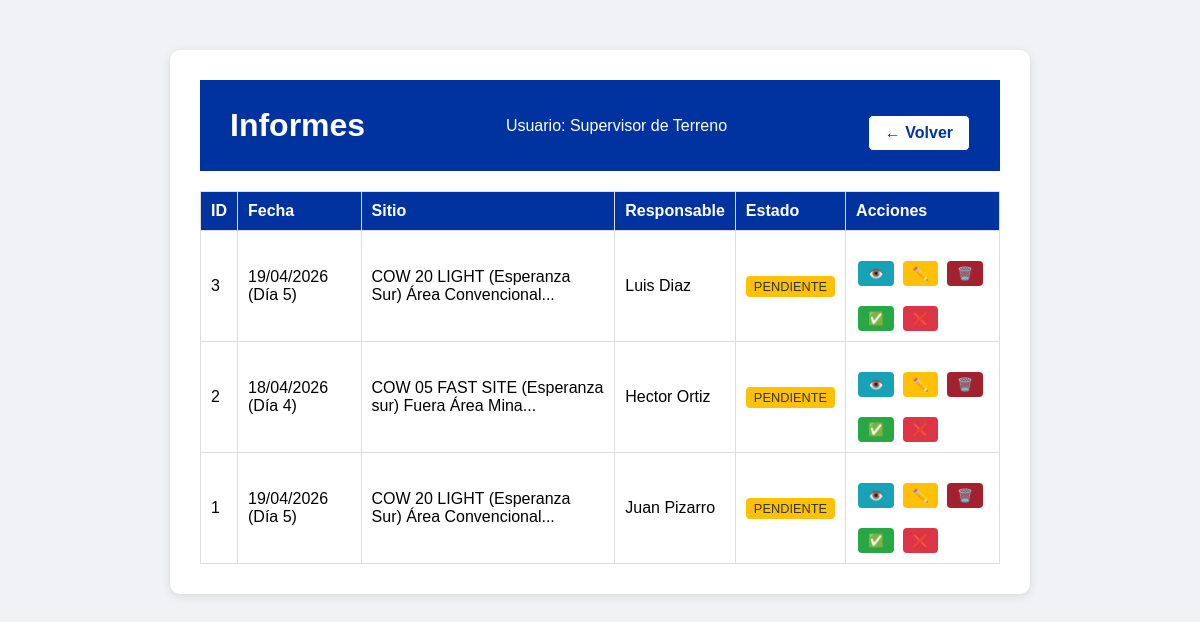
Before: /ver_informes (signed in) with the older database file.
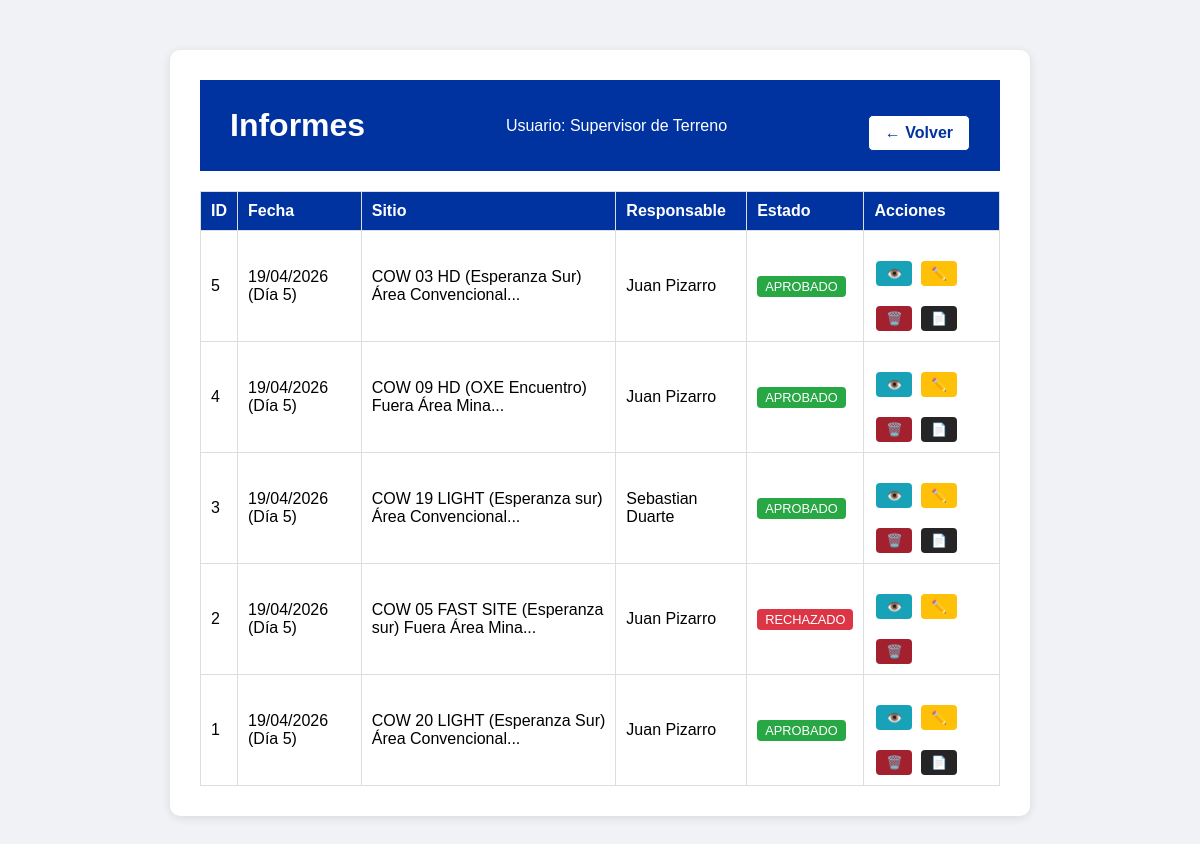
After: the same page with the newer database file.
### app.py (models this page shows, shortened)
class InspeccionCOW(db.Model):
    id = db.Column(db.Integer, primary_key=True)
    usuario_id = db.Column(db.Integer, db.ForeignKey('usuario.id'), nullable=False)
    fecha = db.Column(db.String(20), nullable=False)
    dia_turno = db.Column(db.Integer, nullable=False)
    responsable = db.Column(db.String(50), nullable=False)
    nombre_sitio = db.Column(db.String(150), nullable=False)
    horometro = db.Column(db.Integer, nullable=False)
    hora_inicio = db.Column(db.String(10), nullable=False)
    hora_termino = db.Column(db.String(10), nullable=False)
    horas_funcionamiento = db.Column(db.Integer, nullable=True)
    cantidad_arranques = db.Column(db.Integer, nullable=True)
    nivel_aceite = db.Column(db.String(10), nullable=True)
    nivel_combustible = db.Column(db.String(10), nullable=True)
    nivel_refrigerante = db.Column(db.String(10), nullable=True)
    proxima_mantencion = db.Column(db.Integer, nullable=True)
    estado_ge_principal = db.Column(db.String(10), nullable=True)
    uso_ge_auxiliar = db.Column(db.String(5), nullable=True)
    limpieza_ge_interior = db.Column(db.String(5), nullable=True)
    limpieza_radiador = db.Column(db.String(5), nullable=True)
    sistema_combustible = db.Column(db.String(5), nullable=True)
    arranque_automatico = db.Column(db.String(5), nullable=True)
    limpieza_interior = db.Column(db.String(5), nullable=True)
    limpieza_exterior = db.Column(db.String(5), nullable=True)
    cable_5p_4p = db.Column(db.String(5), nullable=True)
    adaptador_ge_aux = db.Column(db.String(5), nullable=True)
    limpieza_rack_energia = db.Column(db.String(5), nullable=True)
    estado_planta_vertiv = db.Column(db.String(5), nullable=True)
    rectificador_n1 = db.Column(db.String(5), nullable=True)
    rectificador_n2 = db.Column(db.String(5), nullable=True)
    rectificador_n3 = db.Column(db.String(5), nullable=True)
    estado_air_scale = db.Column(db.String(5), nullable=True)
    estado_alarmas = db.Column(db.String(5), nullable=True)
    estado_7250_ixr = db.Column(db.String(5), nullable=True)
    estado_fpfh = db.Column(db.String(5), nullable=True)
    conversor_solar_n1 = db.Column(db.String(5), nullable=True)
    conversor_solar_n2 = db.Column(db.String(5), nullable=True)
    limpieza_rack_baterias = db.Column(db.String(5), nullable=True)
    estado_baterias = db.Column(db.String(5), nullable=True)
    estado_inversor = db.Column(db.String(5), nullable=True)
    estado_ventiladores = db.Column(db.String(5), nullable=True)
    limpieza_rack_telecom = db.Column(db.String(5), nullable=True)
    limpieza_paneles = db.Column(db.String(5), nullable=True)
    estructura_paneles = db.Column(db.String(5), nullable=True)
    cantidad_cunas = db.Column(db.String(10), nullable=True)
    checkpoints = db.Column(db.String(5), nullable=True)
    presion_neumaticos = db.Column(db.String(5), nullable=True)
    estado_torre = db.Column(db.String(5), nullable=True)
    estado_piolas_viento = db.Column(db.String(5), nullable=True)
    nivelacion_carro = db.Column(db.String(5), nullable=True)
    gatas_posicionamiento = db.Column(db.String(5), nullable=True)
    manivelas_izaje = db.Column(db.String(5), nullable=True)
    observaciones_ge = db.Column(db.Text, nullable=True)
    observaciones_rack = db.Column(db.Text, nullable=True)
    observaciones_estructuras = db.Column(db.Text, nullable=True)
    foto_1 = db.Column(db.String(200), nullable=True)
    foto_2 = db.Column(db.String(200), nullable=True)
    foto_3 = db.Column(db.String(200), nullable=True)
    foto_rack_1 = db.Column(db.String(200), nullable=True)
    foto_rack_2 = db.Column(db.String(200), nullable=True)
    foto_rack_3 = db.Column(db.String(200), nullable=True)
    foto_estructuras_1 = db.Column(db.String(200), nullable=True)
    foto_estructuras_2 = db.Column(db.String(200), nullable=True)
    foto_estructuras_3 = db.Column(db.String(200), nullable=True)
    foto_levantamiento_1 = db.Column(db.String(200), nullable=True)
    foto_levantamiento_2 = db.Column(db.String(200), nullable=True)
    foto_levantamiento_3 = db.Column(db.String(200), nullable=True)
    foto_levantamiento_4 = db.Column(db.String(200), nullable=True)
    foto_levantamiento_5 = db.Column(db.String(200), nullable=True)
    foto_levantamiento_6 = db.Column(db.String(200), nullable=True)
    foto_levantamiento_7 = db.Column(db.String(200), nullable=True)
    foto_levantamiento_8 = db.Column(db.String(200), nullable=True)
    foto_levantamiento_9 = db.Column(db.String(200), nullable=True)
    foto_levantamiento_10 = db.Column(db.String(200), nullable=True)
    foto_levantamiento_11 = db.Column(db.String(200), nullable=True)
    foto_levantamiento_12 = db.Column(db.String(200), nullable=True)
    foto_levantamiento_13 = db.Column(db.String(200), nullable=True)
    foto_levantamiento_14 = db.Column(db.String(200), nullable=True)
    foto_levantamiento_15 = db.Column(db.String(200), nullable=True)
    foto_levantamiento_16 = db.Column(db.String(200), nullable=True)
    foto_levantamiento_17 = db.Column(db.String(200), nullable=True)
    foto_levantamiento_18 = db.Column(db.String(200), nullable=True)
    foto_levantamiento_19 = db.Column(db.String(200), nullable=True)
    foto_levantamiento_20 = db.Column(db.String(200), nullable=True)
    foto_levantamiento_21 = db.Column(db.String(200), nullable=True)
    foto_levantamiento_22 = db.Column(db.String(200), nullable=True)
    foto_levantamiento_23 = db.Column(db.String(200), nullable=True)
    foto_levantamiento_24 = db.Column(db.String(200), nullable=True)
    foto_levantamiento_25 = db.Column(db.String(200), nullable=True)
    foto_levantamiento_26 = db.Column(db.String(200), nullable=True)
    foto_levantamiento_27 = db.Column(db.String(200), nullable=True)
    foto_levantamiento_28 = db.Column(db.String(200), nullable=True)
    foto_levantamiento_29 = db.Column(db.String(200), nullable=True)
    foto_levantamiento_30 = db.Column(db.String(200), nullable=True)
    foto_levantamiento_31 = db.Column(db.String(200), nullable=True)
    foto_levantamiento_32 = db.Column(db.String(200), nullable=True)
    foto_levantamiento_33 = db.Column(db.String(200), nullable=True)
    foto_mejora_1 = db.Column(db.String(200), nullable=True)
    descripcion_mejora_1 = db.Column(db.String(500), nullable=True)
    foto_mejora_2 = db.Column(db.String(200), nullable=True)
    descripcion_mejora_2 = db.Column(db.String(500), nullable=True)
    foto_mejora_3 = db.Column(db.String(200), nullable=True)
    descripcion_mejora_3 = db.Column(db.String(500), nullable=True)
    foto_mejora_4 = db.Column(db.String(200), nullable=True)
    descripcion_mejora_4 = db.Column(db.String(500), nullable=True)
    estado = db.Column(db.String(20), default='pendiente')  # pendiente, aprobado, rechazado
    fecha_registro = db.Column(db.DateTime, default=datetime.utcnow)
    usuario = db.relationship('Usuario', backref='inspecciones_cow')

### app.py (the view)
@app.route('/ver_informes')
def ver_informes():
    if 'username' not in session:
        return redirect(url_for('login'))
    usuario_actual = Usuario.query.filter_by(username=session['username']).first()
    if usuario_actual.rol == 'supervisor':
        inspecciones = InspeccionCOW.query.order_by(InspeccionCOW.fecha_registro.desc()).all()
    else:
        inspecciones = InspeccionCOW.query.filter_by(usuario_id=usuario_actual.id).order_by(InspeccionCOW.fecha_registro.desc()).all()
    return render_template('ver_informes.html', usuario=session['nombre'], rol=session['rol'], inspecciones=inspecciones)

### templates/ver_informes.html (shortened to what this page needs)
<!DOCTYPE html>
<html lang="es">
<head>
    <link rel="stylesheet" href="{{ url_for('static', filename='style.css') }}">
</head>
<body>
    <div class="container">
        <div class="header">
            <h1>Informes</h1>
            <p>Usuario: {{ usuario }}</p>
            <a href="{{ url_for('menu') }}" class="volver-btn">← Volver</a>
        </div>
        {% if inspecciones %}
            <table class="tabla-informes">
                <thead>
                    <tr>
                        <th>ID</th>
                        <th>Fecha</th>
                        <th>Sitio</th>
                        <th>Responsable</th>
                        <th>Estado</th>
                        <th>Acciones</th>
                    </tr>
                </thead>
                <tbody>
                    {% for ins in inspecciones %}
                    <tr>
                        <td>{{ ins.id }}</td>
                        <td>{{ ins.fecha }} (Día {{ ins.dia_turno }})</td>
                        <td>{{ ins.nombre_sitio[:50] }}...</td>
                        <td>{{ ins.responsable }}</td>
                        <td>
                            <span class="estado {{ ins.estado }}">
                                {{ ins.estado|upper }}
                            </span>
                        </td>
                        <td>
            <a href="{{ url_for('ver_informe', id=ins.id) }}" class="btn-ver">👁️</a>
            <a href="{{ url_for('editar_informe', id=ins.id) }}" class="btn-editar">✏️</a>
            <a href="{{ url_for('borrar_informe', id=ins.id) }}" class="btn-borrar" onclick="return confirm('¿Eliminar este informe?')">🗑️</a>
            {% if ins.estado == 'aprobado' %}
            <a href="{{ url_for('generar_pdf', id=ins.id) }}" class="btn-pdf" target="_blank">📄</a>
            {% endif %}
            {% if rol == 'supervisor' and ins.estado == 'pendiente' %}
            <a href="{{ url_for('aprobar_informe', id=ins.id) }}" class="btn-aprobar">✅</a>
            <a href="{{ url_for('rechazar_informe', id=ins.id) }}" class="btn-rechazar">❌</a>
            {% endif %}
                        </td>
                    </tr>
                    {% endfor %}
                </tbody>
            </table>
        {% else %}
            <p>No hay informes registrados.</p>
        {% endif %}
    </div>
</body>
</html>

### static/style.css (style rules this page uses)
body { font-family: Arial, sans-serif; background-color: #f0f2f5; margin: 0; padding: 0; }
.container { max-width: 800px; margin: 50px auto; background-color: white; padding: 30px; border-radius: 10px; box-shadow: 0 2px 10px rgba(0,0,0,0.1); text-align: center; }
.container h1 { color: #0033a0; }
.container a { display: inline-block; margin-top: 20px; color: #0033a0; text-decoration: none; }
.header { background-color: #0033a0; color: white; padding: 20px 30px; display: flex; justify-content: space-between; align-items: center; }
.header h1 { margin: 0; color: white; }
.header p { margin: 0; }
.header .volver-btn { display: inline-block; margin-top: 15px; padding: 8px 16px; background-color: white; color: #0033a0 !important; text-decoration: none; border-radius: 5px; font-weight: bold; border: 1px solid #0033a0; }
.tabla-informes { width: 100%; border-collapse: collapse; margin-top: 20px; }
.tabla-informes th, .tabla-informes td { border: 1px solid #ddd; padding: 10px; text-align: left; }
.tabla-informes th { background-color: #0033a0; color: white; }
.estado { padding: 3px 8px; border-radius: 4px; font-size: 0.8em; }
.estado.aprobado { background-color: #28a745; color: white; }
.estado.rechazado { background-color: #dc3545; color: white; }
.btn-ver, .btn-aprobar, .btn-rechazar { padding: 5px 10px; border-radius: 4px; text-decoration: none; font-size: 0.8em; margin: 0 2px; }
.btn-ver { background-color: #17a2b8; color: white; }
.btn-editar { background-color: #ffc107; color: #333; padding: 5px 10px; border-radius: 4px; text-decoration: none; font-size: 0.8em; margin: 0 2px; }
.btn-borrar { background-color: #a3212e; color: white; padding: 5px 10px; border-radius: 4px; text-decoration: none; font-size: 0.8em; margin: 0 2px; }
.btn-pdf { background-color: #272425; color: white; padding: 5px 10px; border-radius: 4px; text-decoration: none; font-size: 0.8em; margin: 0 2px; }

Changed rows visible on the page:
added InspeccionCOW: id "5", fecha "19/04/2026", dia_turno "5", nombre_sitio "COW 03 HD (Esperanza Sur) Área Convencional", responsable "Juan Pizarro", estado "APROBADO"
added InspeccionCOW: id "4", fecha "19/04/2026", dia_turno "5", nombre_sitio "COW 09 HD (OXE Encuentro) Fuera Área Mina", responsable "Juan Pizarro", estado "APROBADO"
changed InspeccionCOW id 3: nombre_sitio "COW 20 LIGHT (Esperanza Sur) Área Convencional" → "COW 19 LIGHT (Esperanza sur) Área Convencional"; responsable "Luis Diaz" → "Sebastian Duarte"; estado "PENDIENTE" → "APROBADO"; estado "✅ ❌" → "📄"
changed InspeccionCOW "COW 05 FAST SITE (Esperanza sur) Fuera Área Mina": fecha "18/04/2026" → "19/04/2026"; dia_turno "4" → "5"; responsable "Hector Ortiz" → "Juan Pizarro"; estado "PENDIENTE" → "RECHAZADO"; no longer shows "✅ ❌"
changed InspeccionCOW "COW 20 LIGHT (Esperanza Sur) Área Convencional": estado "PENDIENTE" → "APROBADO"; estado "✅ ❌" → "📄"
